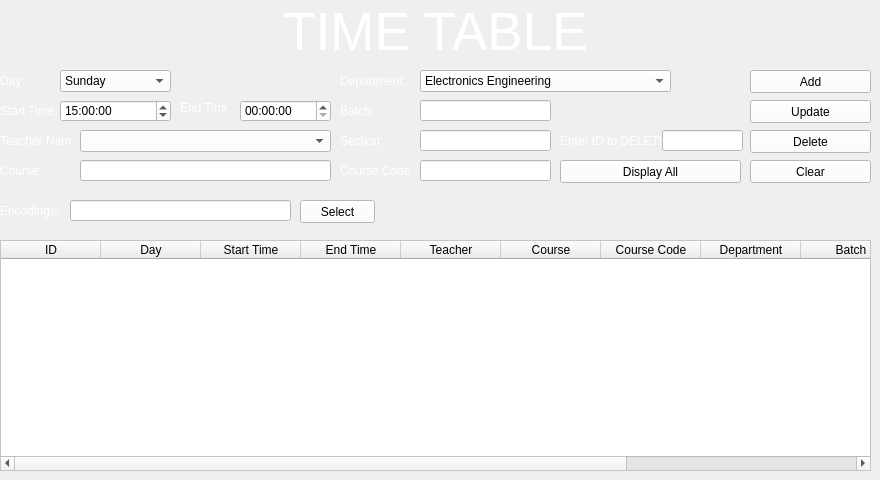
            <widget class="QWidget" name="TimeTable">
             <widget class="QLabel" name="TimeTable_Title">
              <property name="geometry">
               <rect>
                <x>0</x>
                <y>0</y>
                <width>871</width>
                <height>64</height>
               </rect>
              </property>
              <property name="font">
               <font>
                <pointsize>40</pointsize>
               </font>
              </property>
              <property name="styleSheet">
               <string notr="true">color: #FFF;</string>
              </property>
              <property name="text">
               <string>TIME TABLE</string>
              </property>
              <property name="alignment">
               <set>Qt::AlignCenter</set>
              </property>
             </widget>
             <widget class="QTableWidget" name="TT_Table">
              <property name="geometry">
               <rect>
                <x>0</x>
                <y>240</y>
                <width>871</width>
                <height>231</height>
               </rect>
              </property>
              <property name="styleSheet">
               <string notr="true">QTableWidget{
background-color: rgb(255, 255, 255);
}</string>
              </property>
              <column>
               <property name="text">
                <string>ID</string>
               </property>
              </column>
              <column>
               <property name="text">
                <string>Day</string>
               </property>
              </column>
              <column>
               <property name="text">
                <string>Start Time</string>
               </property>
              </column>
              <column>
               <property name="text">
                <string>End Time</string>
               </property>
              </column>
              <column>
               <property name="text">
                <string>Teacher</string>
               </property>
              </column>
              <column>
               <property name="text">
                <string>Course</string>
               </property>
              </column>
              <column>
               <property name="text">
                <string>Course Code</string>
               </property>
              </column>
              <column>
               <property name="text">
                <string>Department</string>
               </property>
              </column>
              <column>
               <property name="text">
                <string>Batch</string>
               </property>
              </column>
              <column>
               <property name="text">
                <string>Section</string>
               </property>
              </column>
              <column>
               <property name="text">
                <string>Encodings</string>
               </property>
              </column>
             </widget>
             <widget class="QLabel" name="TT_DayLabel">
              <property name="geometry">
               <rect>
                <x>0</x>
                <y>70</y>
                <width>51</width>
                <height>21</height>
               </rect>
              </property>
              <property name="styleSheet">
               <string notr="true">QLabel{
color: rgb(255, 255, 255);
}</string>
              </property>
              <property name="text">
               <string>Day:</string>
              </property>
             </widget>
             <widget class="QLabel" name="TT_StartLabel">
              <property name="geometry">
               <rect>
                <x>0</x>
                <y>100</y>
                <width>61</width>
                <height>21</height>
               </rect>
              </property>
              <property name="styleSheet">
               <string notr="true">QLabel{
color: rgb(255, 255, 255);
}</string>
              </property>
              <property name="text">
               <string>Start Time:</string>
              </property>
             </widget>
             <widget class="QLabel" name="TT_EndLabel">
              <property name="geometry">
               <rect>
                <x>180</x>
                <y>100</y>
                <width>47</width>
                <height>16</height>
               </rect>
              </property>
              <property name="styleSheet">
               <string notr="true">QLabel{
color: rgb(255, 255, 255);
}</string>
              </property>
              <property name="text">
               <string>End Time</string>
              </property>
             </widget>
             <widget class="QTimeEdit" name="TT_StartTime">
              <property name="geometry">
               <rect>
                <x>60</x>
                <y>100</y>
                <width>111</width>
                <height>22</height>
               </rect>
              </property>
              <property name="styleSheet">
               <string notr="true">QTimeEdit{
	background-color: rgb(255, 255, 255);

}
</string>
              </property>
              <property name="dateTime">
               <datetime>
                <hour>15</hour>
                <minute>0</minute>
                <second>0</second>
                <year>2020</year>
                <month>6</month>
                <day>1</day>
               </datetime>
              </property>
              <property name="maximumDateTime">
               <datetime>
                <hour>23</hour>
                <minute>59</minute>
                <second>59</second>
                <year>2020</year>
                <month>6</month>
                <day>1</day>
               </datetime>
              </property>
              <property name="maximumTime">
               <time>
                <hour>23</hour>
                <minute>59</minute>
                <second>59</second>
               </time>
              </property>
              <property name="minimumTime">
               <time>
                <hour>0</hour>
                <minute>0</minute>
                <second>0</second>
               </time>
              </property>
              <property name="timeSpec">
               <enum>Qt::LocalTime</enum>
              </property>
              <property name="time">
               <time>
                <hour>15</hour>
                <minute>0</minute>
                <second>0</second>
               </time>
              </property>
             </widget>
             <widget class="QTimeEdit" name="TT_EndTime">
              <property name="geometry">
               <rect>
                <x>240</x>
                <y>100</y>
                <width>91</width>
                <height>22</height>
               </rect>
              </property>
              <property name="styleSheet">
               <string notr="true">QTimeEdit{
	background-color: rgb(255, 255, 255);

}
</string>
              </property>
             </widget>
             <widget class="QComboBox" name="TT_DayComboBox">
              <property name="geometry">
               <rect>
                <x>60</x>
                <y>70</y>
                <width>111</width>
                <height>22</height>
               </rect>
              </property>
              <property name="styleSheet">
               <string notr="true">QComboBox{
color: rgb(rgb(0, 0, 0));
background-color: rgb(255, 255, 255);
alternate-background-color: rgb(255, 255, 255);

}
</string>
              </property>
              <item>
               <property name="text">
                <string>Sunday</string>
               </property>
              </item>
              <item>
               <property name="text">
                <string>Monday</string>
               </property>
              </item>
              <item>
               <property name="text">
                <string>Tuesday</string>
               </property>
              </item>
              <item>
               <property name="text">
                <string>Wednesday</string>
               </property>
              </item>
              <item>
               <property name="text">
                <string>Thursday</string>
               </property>
              </item>
              <item>
               <property name="text">
                <string>Friday</string>
               </property>
              </item>
              <item>
               <property name="text">
                <string>Saturday</string>
               </property>
              </item>
             </widget>
             <widget class="QLabel" name="TT_TeacherLabel">
              <property name="geometry">
               <rect>
                <x>0</x>
                <y>130</y>
                <width>71</width>
                <height>21</height>
               </rect>
              </property>
              <property name="styleSheet">
               <string notr="true">QLabel{
color: rgb(255, 255, 255);
}</string>
              </property>
              <property name="text">
               <string>Teacher Name:</string>
              </property>
             </widget>
             <widget class="QLabel" name="TT_CourseLabel">
              <property name="geometry">
               <rect>
                <x>0</x>
                <y>160</y>
                <width>71</width>
                <height>21</height>
               </rect>
              </property>
              <property name="styleSheet">
               <string notr="true">QLabel{
color: rgb(255, 255, 255);
}</string>
              </property>
              <property name="text">
               <string>Course:</string>
              </property>
             </widget>
             <widget class="QLabel" name="TT_CourseCodeLabel">
              <property name="geometry">
               <rect>
                <x>340</x>
                <y>160</y>
                <width>71</width>
                <height>21</height>
               </rect>
              </property>
              <property name="styleSheet">
               <string notr="true">QLabel{
color: rgb(255, 255, 255);
}</string>
              </property>
              <property name="text">
               <string>Course Code:</string>
              </property>
             </widget>
             <widget class="QLabel" name="TT_DepartmentLabel">
              <property name="geometry">
               <rect>
                <x>340</x>
                <y>70</y>
                <width>71</width>
                <height>21</height>
               </rect>
              </property>
              <property name="styleSheet">
               <string notr="true">QLabel{
color: rgb(255, 255, 255);
}</string>
              </property>
              <property name="text">
               <string>Department:</string>
              </property>
             </widget>
             <widget class="QLabel" name="TT_BatchLabel">
              <property name="geometry">
               <rect>
                <x>340</x>
                <y>100</y>
                <width>71</width>
                <height>21</height>
               </rect>
              </property>
              <property name="styleSheet">
               <string notr="true">QLabel{
color: rgb(255, 255, 255);
}</string>
              </property>
              <property name="text">
               <string>Batch:</string>
              </property>
             </widget>
             <widget class="QLabel" name="TT_SectionLabel">
              <property name="geometry">
               <rect>
                <x>340</x>
                <y>130</y>
                <width>71</width>
                <height>21</height>
               </rect>
              </property>
              <property name="styleSheet">
               <string notr="true">QLabel{
color: rgb(255, 255, 255);
}</string>
              </property>
              <property name="text">
               <string>Section:</string>
              </property>
             </widget>
             <widget class="QComboBox" name="TT_TeacherComboBox">
              <property name="geometry">
               <rect>
                <x>80</x>
                <y>130</y>
                <width>251</width>
                <height>22</height>
               </rect>
              </property>
              <property name="styleSheet">
               <string notr="true">QComboBox{
color: rgb(rgb(0, 0, 0));
	background-color: rgb(255, 255, 255);

}
</string>
              </property>
             </widget>
             <widget class="QLineEdit" name="TT_Course">
              <property name="geometry">
               <rect>
                <x>80</x>
                <y>160</y>
                <width>251</width>
                <height>21</height>
               </rect>
              </property>
              <property name="styleSheet">
               <string notr="true">QLineEdit{
background-color: rgb(255, 255, 255);
}
</string>
              </property>
             </widget>
             <widget class="QComboBox" name="TT_DepartmentComboBox">
              <property name="geometry">
               <rect>
                <x>420</x>
                <y>70</y>
                <width>251</width>
                <height>22</height>
               </rect>
              </property>
              <property name="styleSheet">
               <string notr="true">QComboBox{
color: rgb(rgb(0, 0, 0));
	background-color: rgb(255, 255, 255);

}
</string>
              </property>
              <item>
               <property name="text">
                <string>Electronics Engineering</string>
               </property>
              </item>
              <item>
               <property name="text">
                <string>Electrical Engineering</string>
               </property>
              </item>
              <item>
               <property name="text">
                <string>Computer Engineering</string>
               </property>
              </item>
              <item>
               <property name="text">
                <string>Software Engineering</string>
               </property>
              </item>
              <item>
               <property name="text">
                <string>Civil Engineering</string>
               </property>
              </item>
              <item>
               <property name="text">
                <string>Bio-Medical Engineering</string>
               </property>
              </item>
              <item>
               <property name="text">
                <string>Bio-Informatics</string>
               </property>
              </item>
              <item>
               <property name="text">
                <string>Telecommunication Engineering</string>
               </property>
              </item>
              <item>
               <property name="text">
                <string>BS Computer Science</string>
               </property>
              </item>
              <item>
               <property name="text">
                <string>BS Information Technology</string>
               </property>
              </item>
             </widget>
             <widget class="QLineEdit" name="TT_CourseCode">
              <property name="geometry">
               <rect>
                <x>420</x>
                <y>160</y>
                <width>131</width>
                <height>21</height>
               </rect>
              </property>
              <property name="styleSheet">
               <string notr="true">QLineEdit{
background-color: rgb(255, 255, 255);
}
</string>
              </property>
             </widget>
             <widget class="QPushButton" name="TT_AddButton">
              <property name="geometry">
               <rect>
                <x>750</x>
                <y>70</y>
                <width>121</width>
                <height>23</height>
               </rect>
              </property>
              <property name="styleSheet">
               <string notr="true">QPushButton{
color: rgb(0, 0, 0);
	background-color: rgb(255, 255, 255);
}</string>
              </property>
              <property name="text">
               <string>Add</string>
              </property>
             </widget>
             <widget class="QPushButton" name="TT_DeleteButton">
              <property name="geometry">
               <rect>
                <x>750</x>
                <y>130</y>
                <width>121</width>
                <height>23</height>
               </rect>
              </property>
              <property name="styleSheet">
               <string notr="true">QPushButton{
color: rgb(0, 0, 0);
	background-color: rgb(255, 255, 255);
}</string>
              </property>
              <property name="text">
               <string>Delete</string>
              </property>
             </widget>
             <widget class="QPushButton" name="TT_UpdateButton">
              <property name="geometry">
               <rect>
                <x>750</x>
                <y>100</y>
                <width>121</width>
                <height>23</height>
               </rect>
              </property>
              <property name="styleSheet">
               <string notr="true">QPushButton{
color: rgb(0, 0, 0);
	background-color: rgb(255, 255, 255);
}</string>
              </property>
              <property name="text">
               <string>Update</string>
              </property>
             </widget>
             <widget class="QPushButton" name="TT_ClearButton">
              <property name="geometry">
               <rect>
                <x>750</x>
                <y>160</y>
                <width>121</width>
                <height>23</height>
               </rect>
              </property>
              <property name="styleSheet">
               <string notr="true">QPushButton{
color: rgb(0, 0, 0);
	background-color: rgb(255, 255, 255);
}</string>
              </property>
              <property name="text">
               <string>Clear</string>
              </property>
             </widget>
             <widget class="QPushButton" name="TT_DisplayButton">
              <property name="geometry">
               <rect>
                <x>560</x>
                <y>160</y>
                <width>181</width>
                <height>23</height>
               </rect>
              </property>
              <property name="styleSheet">
               <string notr="true">QPushButton{
color: rgb(0, 0, 0);
	background-color: rgb(255, 255, 255);
}</string>
              </property>
              <property name="text">
               <string>Display All</string>
              </property>
             </widget>
             <widget class="QLabel" name="TT_EncodingLabel">
              <property name="geometry">
               <rect>
                <x>0</x>
                <y>200</y>
                <width>61</width>
                <height>21</height>
               </rect>
              </property>
              <property name="styleSheet">
               <string notr="true">QLabel{
	color: rgb(255, 255, 255);


}
</string>
              </property>
              <property name="text">
               <string>Encodings:</string>
              </property>
             </widget>
             <widget class="QPushButton" name="TT_SelectButton">
              <property name="geometry">
               <rect>
                <x>300</x>
                <y>200</y>
                <width>75</width>
                <height>23</height>
               </rect>
              </property>
              <property name="styleSheet">
               <string notr="true">QPushButton{
color: rgb(rgb(0, 0, 0));
	background-color: rgb(255, 255, 255);

}
</string>
              </property>
              <property name="text">
               <string>Select</string>
              </property>
             </widget>
             <widget class="QLineEdit" name="TT_Delete">
              <property name="geometry">
               <rect>
                <x>662</x>
                <y>130</y>
                <width>81</width>
                <height>21</height>
               </rect>
              </property>
              <property name="styleSheet">
               <string notr="true">QLineEdit{

background-color: rgb(255, 255, 255);

}</string>
              </property>
             </widget>
             <widget class="QLabel" name="TT_DeleteLabel">
              <property name="geometry">
               <rect>
                <x>560</x>
                <y>130</y>
                <width>101</width>
                <height>21</height>
               </rect>
              </property>
              <property name="styleSheet">
               <string notr="true">QLabel{
color: rgb(255, 255, 255);
}
</string>
              </property>
              <property name="text">
               <string>Enter ID to DELETE:</string>
              </property>
             </widget>
             <widget class="QLineEdit" name="TT_Batch">
              <property name="geometry">
               <rect>
                <x>420</x>
                <y>100</y>
                <width>131</width>
                <height>21</height>
               </rect>
              </property>
              <property name="styleSheet">
               <string notr="true">QLineEdit{
	background-color: rgb(255, 255, 255);
}</string>
              </property>
             </widget>
             <widget class="QLineEdit" name="TT_Section">
              <property name="geometry">
               <rect>
                <x>420</x>
                <y>130</y>
                <width>131</width>
                <height>21</height>
               </rect>
              </property>
              <property name="styleSheet">
               <string notr="true">QLineEdit{
	background-color: rgb(255, 255, 255);
}</string>
              </property>
             </widget>
             <widget class="QLineEdit" name="TT_ClassEnc">
              <property name="geometry">
               <rect>
                <x>70</x>
                <y>200</y>
                <width>221</width>
                <height>21</height>
               </rect>
              </property>
              <property name="styleSheet">
               <string notr="true">QLineEdit{

	background-color: rgb(255, 255, 255);
}</string>
              </property>
              <property name="text">
               <string/>
              </property>
             </widget>
            </widget>
